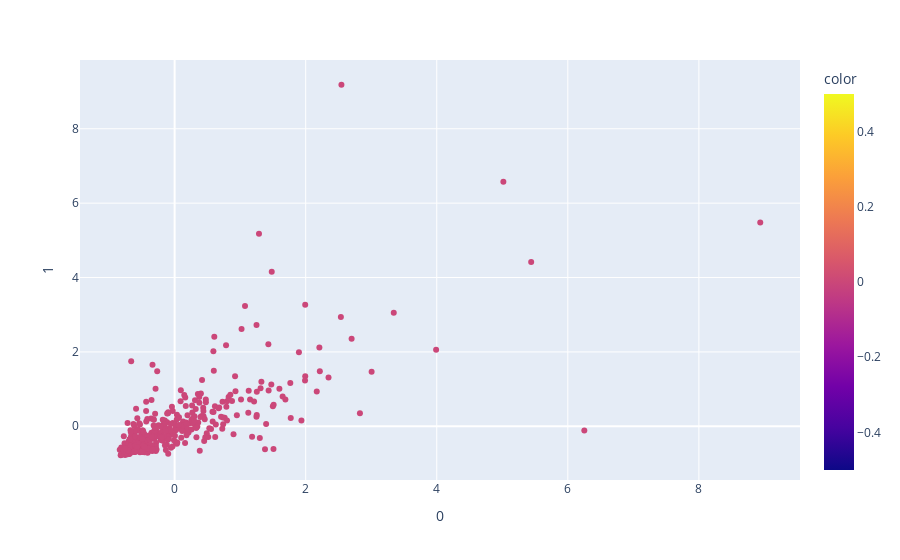

This figure's notebook cell:
### Code cell
fig = px.scatter(dataset_scaled, x = 0, y = 1, color = dataset_predict)
fig.show()

### Figure 1 — Plotly figure (JSON) as saved in the notebook; plotly's stock layout.template omitted (floating-point values rounded to 4 significant figures; data arrays with more than 128 entries replaced by an {"elided": "..."} marker saying what was removed)
{"data": [{"hovertemplate": "0=%{x}<br>1=%{y}<br>color=%{marker.color}<extra></extra>", "legendgroup": "", "marker": {"color": {"elided": "440 int values"}, "coloraxis": "coloraxis", "symbol": "circle"}, "mode": "markers", "name": "", "orientation": "v", "showlegend": false, "type": "scatter", "x": {"elided": "440 float values"}, "xaxis": "x", "y": {"elided": "440 float values"}, "yaxis": "y"}], "layout": {"coloraxis": {"colorbar": {"title": {"text": "color"}}, "colorscale": [[0, "#0d0887"], [0.1111, "#46039f"], [0.2222, "#7201a8"], [0.3333, "#9c179e"], [0.4444, "#bd3786"], [0.5556, "#d8576b"], [0.6667, "#ed7953"], [0.7778, "#fb9f3a"], [0.8889, "#fdca26"], [1, "#f0f921"]]}, "legend": {"tracegroupgap": 0}, "margin": {"t": 60}, "xaxis": {"anchor": "y", "domain": [0, 1], "title": {"text": "0"}}, "yaxis": {"anchor": "x", "domain": [0, 1], "title": {"text": "1"}}}}
